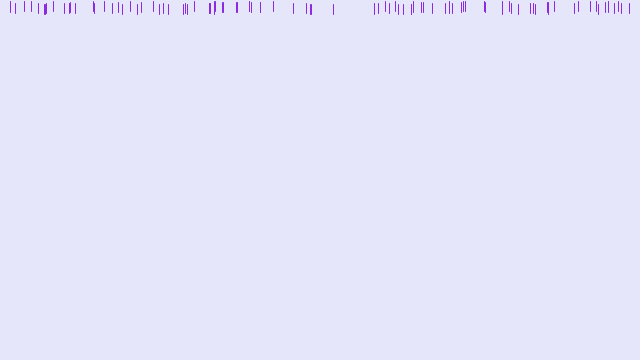
Frame 1 (no input)
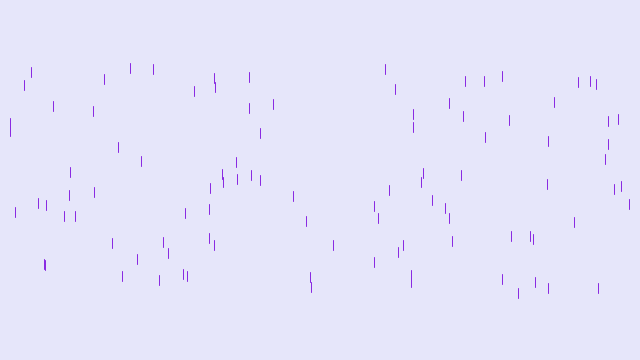
Frame 60 (the mouse pressed at the canvas centre just before this capture)
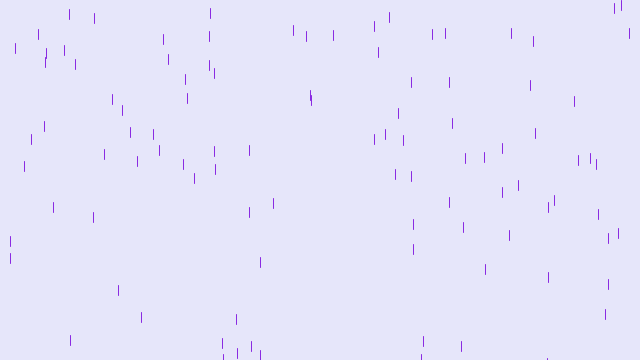
Frame 120 (the mouse held since frame 60 and released just before this capture)

The Processing sketch that drew these frames (run headless with seeded random() and noise(); from frame 60 on, the mouse is pressed at the canvas centre):

// Processing sketch: PurpleRain
// ── PurpleRain.pde
// Colors
// (138, 43, 226)
// (230, 230, 250)


Drop[] drops = new Drop[100];

void setup() {
  size(640, 360);
  for(int i = 0; i < drops.length ; i++) {
    drops[i] = new Drop(random(width), random(1,5));
  }
}

void draw() {
  background(230, 230, 250);
  for(int i = 0; i < drops.length ; i++) {
    drops[i].fall();
    drops[i].show();
  }
  
}
// ── Drop.pde
class Drop {
 float x = width / 2;
 float y = 0;
 
 float yspeed = 10;
 
 Drop(float x, float yspeed) {
   this.x = x;
   this.yspeed = yspeed;
 }
 
 void fall() {
   y = y + yspeed;
   if(y > height) {
    y = 0;
    yspeed = random(1,5);     
   }
 }
 
 void show() {
   stroke(138, 43, 226);
   line(x, y, x, y+10);
   
 }
 
 
  
}
